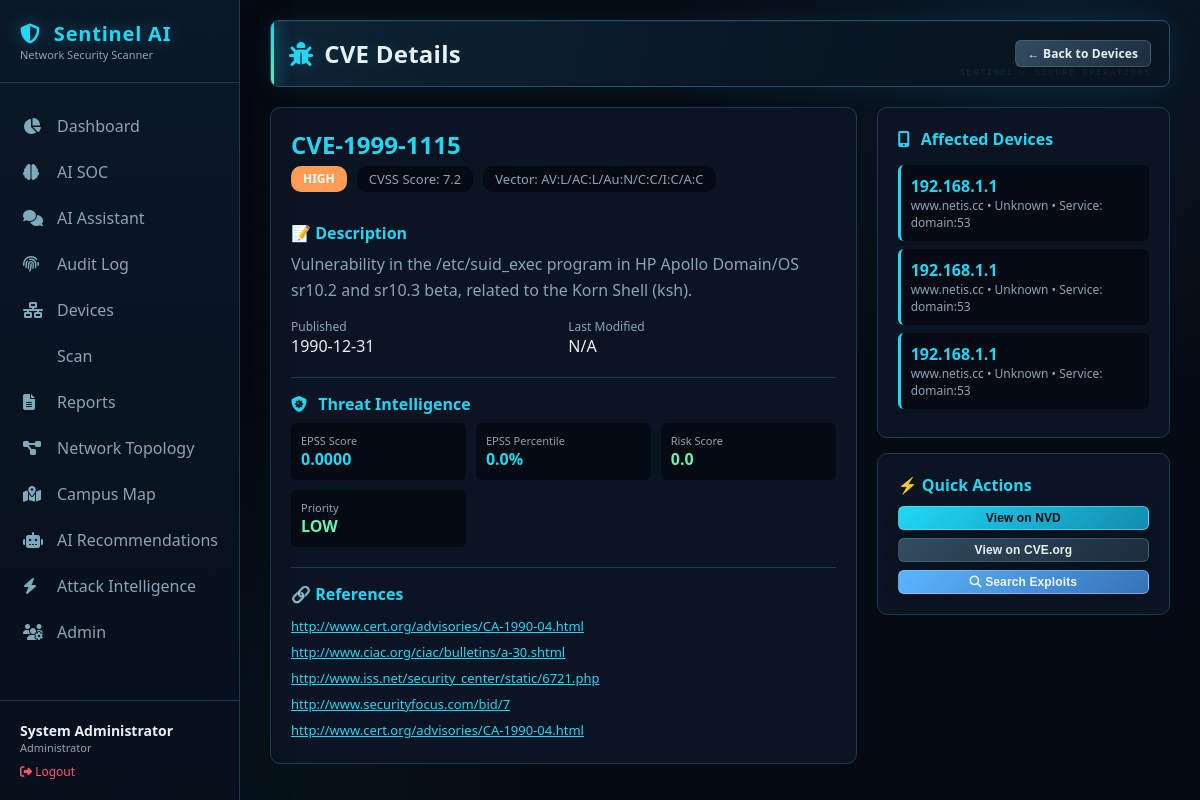
Page /cve/CVE-1999-1115 (signed in) on the earlier database version.
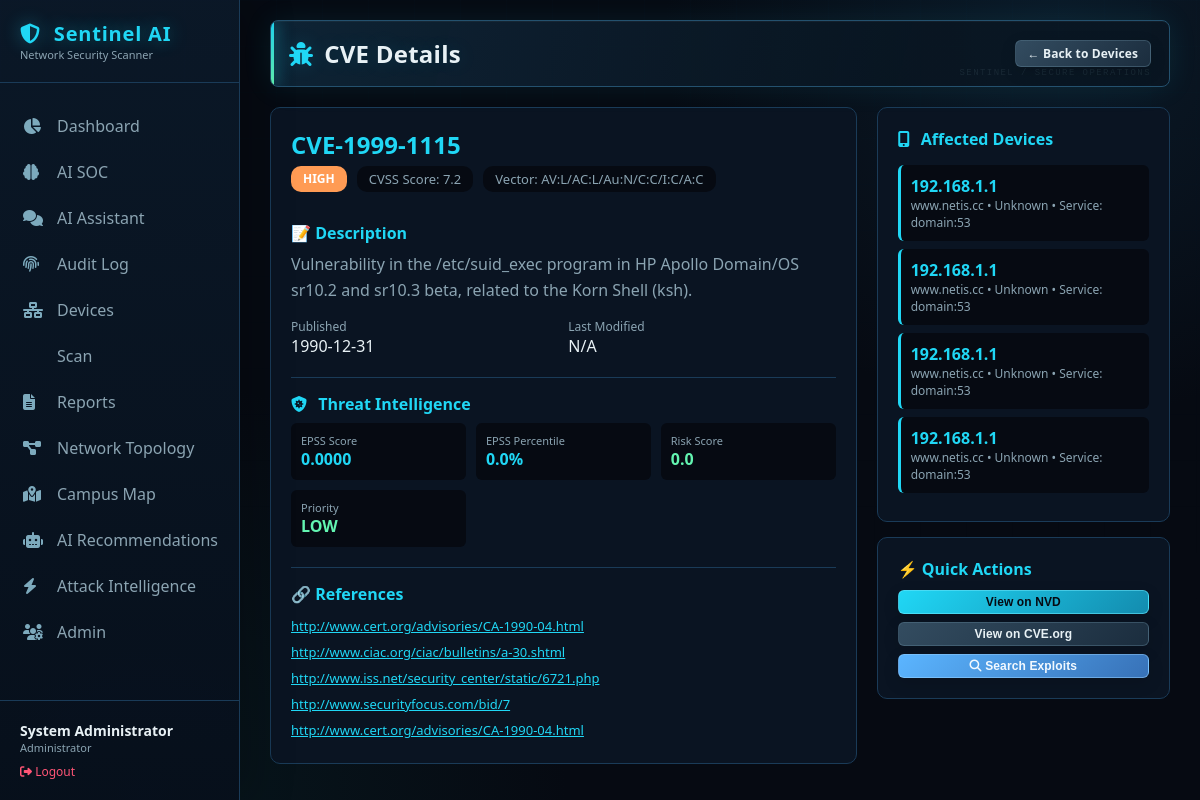
Same page on the later database version.
### tables this page shows
CREATE TABLE cves (
                    cve_id TEXT PRIMARY KEY,
                    description TEXT,
                    cvss_score REAL,
                    severity TEXT,
                    published_date TEXT,
                    last_modified TEXT,
                    references_text TEXT,
                    cvss_vector TEXT
                );

CREATE TABLE threat_intel (
                        cve_id TEXT PRIMARY KEY,
                        kev_status INTEGER DEFAULT 0,
                        exploit_count INTEGER DEFAULT 0,
                        epss_score REAL DEFAULT 0,
                        epss_percentile REAL DEFAULT 0,
                        risk_score REAL DEFAULT 0,
                        risk_level TEXT DEFAULT 'LOW',
                        priority TEXT DEFAULT 'LOW',
                        last_updated TEXT,
                        source TEXT,
                        raw_data TEXT
                    );

CREATE TABLE device_vulnerabilities (
                    id INTEGER PRIMARY KEY AUTOINCREMENT,
                    device_id INTEGER,
                    cve_id TEXT,
                    service TEXT,
                    detected_date TEXT,
                    FOREIGN KEY (device_id) REFERENCES devices (id),
                    FOREIGN KEY (cve_id) REFERENCES cves (cve_id)
                );

CREATE TABLE devices (
                    id INTEGER PRIMARY KEY AUTOINCREMENT,
                    ip_address TEXT UNIQUE,
                    mac_address TEXT,
                    hostname TEXT,
                    device_type TEXT,
                    brand TEXT,
                    os TEXT,
                    os_family TEXT,
                    os_confidence REAL,
                    open_ports TEXT,
                    services TEXT,
                    discovery_source TEXT,
                    confidence REAL,
                    confidence_level TEXT,
                    ttl INTEGER,
                    first_seen TEXT,
                    last_seen TEXT,
                    scan_count INTEGER DEFAULT 1,
                    upnp_model_name TEXT,
                    upnp_model_number TEXT,
                    upnp_manufacturer TEXT,
                    mac_randomized INTEGER DEFAULT 0,
                    mac_is_local INTEGER DEFAULT 0,
                    is_gateway INTEGER DEFAULT 0
                );

### app.py (the view)
@app.route('/cve/<cve_id>')
@login_required
def cve_detail(cve_id):
    try:
        conn = get_db()
        cursor = conn.cursor()
        cursor.execute('''
            SELECT cve_id, description, cvss_score, severity,
                   published_date, last_modified, references_text, cvss_vector
            FROM cves
            WHERE cve_id = ?
        ''', (cve_id,))
        cve = cursor.fetchone()
        if not cve:
            flash('CVE not found', 'danger')
            return redirect(url_for('devices'))
        cve_dict = dict(cve)
        if cve_dict.get('references_text'):
            try:
                cve_dict['references'] = json.loads(cve_dict['references_text'])
            except:
                cve_dict['references'] = []
        else:
            cve_dict['references'] = []
        cursor.execute('''
            SELECT d.id, d.ip_address, d.hostname, d.device_type, dv.service
            FROM device_vulnerabilities dv
            JOIN devices d ON dv.device_id = d.id
            WHERE dv.cve_id = ?
        ''', (cve_id,))
        affected_devices = [dict(row) for row in cursor.fetchall()]
        cursor.execute('''
            SELECT kev_status, exploit_count, epss_score, epss_percentile,
                   risk_score, risk_level, priority
            FROM threat_intel
            WHERE cve_id = ?
        ''', (cve_id,))
        threat_intel = cursor.fetchone()
        threat_dict = dict(threat_intel) if threat_intel else {}
        conn.close()
        return render_template('cve_detail.html',
                             cve=cve_dict,
                             affected_devices=affected_devices,
                             threat_intel=threat_dict,
                             user_role=session.get('user_role'),
                             username=session.get('username'))
    except Exception as e:
        logger.error(f"Error loading CVE details: {e}")
        flash('Error loading CVE details', 'danger')
        return redirect(url_for('devices'))

### templates/cve_detail.html (shortened to what this page needs)
{% extends "base.html" %} {% block content %}
<div class="page-header">
  <h1><i class="fas fa-bug"></i> CVE Details</h1>
  <div class="header-actions">
    <a href="{{ url_for('devices') }}" class="btn btn-secondary btn-sm">
      ← Back to Devices
    </a>
  </div>
</div>
<div style="display: grid; grid-template-columns: 2fr 1fr; gap: 20px">
  <div
    style="
      background: var(--bg-secondary);
      border: 1px solid var(--border-color);
      border-radius: 10px;
      padding: 20px;
    "
  >
    <div
      style="
        display: flex;
        justify-content: space-between;
        align-items: start;
        flex-wrap: wrap;
      "
    >
      <div>
        <h2 style="color: var(--accent); margin-bottom: 5px">
          {{ cve.cve_id }}
        </h2>
        <div
          style="display: flex; gap: 10px; flex-wrap: wrap; margin-bottom: 15px"
        >
          <span class="risk-badge risk-{{ cve.severity }}"
            >{{ cve.severity }}</span
          >
          <span
            style="
              background: var(--bg-primary);
              padding: 4px 12px;
              border-radius: 10px;
              color: var(--text-secondary);
              font-size: 13px;
            "
          >
            CVSS Score: {{ cve.cvss_score }}
          </span>
          <span
            style="
              background: var(--bg-primary);
              padding: 4px 12px;
              border-radius: 10px;
              color: var(--text-secondary);
              font-size: 13px;
            "
          >
            Vector: {{ cve.cvss_vector or 'N/A' }}
          </span>
        </div>
      </div>
    </div>
    <div style="margin-top: 15px">
      <h4 style="color: var(--accent); margin-bottom: 8px">📝 Description</h4>
      <p style="color: var(--text-secondary); line-height: 1.6">
        {{ cve.description }}
      </p>
    </div>
    <div
      style="
        margin-top: 15px;
        display: grid;
        grid-template-columns: 1fr 1fr;
        gap: 10px;
      "
    >
      <div>
        <div style="font-size: 12px; color: var(--text-secondary)">
          Published
        </div>
        <div style="color: var(--text-primary)">
          {{ cve.published_date[:10] if cve.published_date else 'N/A' }}
        </div>
      </div>
      <div>
        <div style="font-size: 12px; color: var(--text-secondary)">
          Last Modified
        </div>
        <div style="color: var(--text-primary)">
          {{ cve.last_modified[:10] if cve.last_modified else 'N/A' }}
        </div>
      </div>
    </div>
    {% if threat_intel %}
    <div
      style="
        margin-top: 20px;
        border-top: 1px solid var(--border-color);
        padding-top: 15px;
      "
    >
      <h4 style="color: var(--accent); margin-bottom: 8px">
        <i class="fas fa-shield-virus"></i> Threat Intelligence
      </h4>
      <div
        style="
          display: grid;
          grid-template-columns: repeat(auto-fit, minmax(150px, 1fr));
          gap: 10px;
        "
      >
        <div
          style="
            background: var(--bg-primary);
            padding: 10px;
            border-radius: 6px;
          "
        >
          <div style="font-size: 11px; color: var(--text-secondary)">
            EPSS Score
          </div>
          <div style="font-weight: bold; color: var(--accent)">
            {{ "%.4f"|format(threat_intel.epss_score) }}
          </div>
        </div>
        <div
          style="
            background: var(--bg-primary);
            padding: 10px;
            border-radius: 6px;
          "
        >
          <div style="font-size: 11px; color: var(--text-secondary)">
            EPSS Percentile
          </div>
          <div style="font-weight: bold; color: var(--accent)">
            {{ "%.1f"|format(threat_intel.epss_percentile) }}%
          </div>
        </div>
        <div
          style="
            background: var(--bg-primary);
            padding: 10px;
            border-radius: 6px;
          "
        >
          <div style="font-size: 11px; color: var(--text-secondary)">
            Risk Score
          </div>
          <div
            style="font-weight: bold; color: {{ 'var(--critical)' if threat_intel.risk_score >= 70 else 'var(--high)' if threat_intel.risk_score >= 40 else 'var(--accent2)' }};"
          >
            {{ threat_intel.risk_score }}
          </div>
        </div>
        <div
          style="
            background: var(--bg-primary);
            padding: 10px;
            border-radius: 6px;
          "
        >
          <div style="font-size: 11px; color: var(--text-secondary)">
            Priority
          </div>
          <div
            style="font-weight: bold; color: {{ 'var(--critical)' if threat_intel.priority == 'IMMEDIATE' else 'var(--high)' if threat_intel.priority == 'HIGH' else 'var(--accent2)' }};"
          >
            {{ threat_intel.priority }}
          </div>
        </div>
      </div>
    </div>
    {% endif %}
    {% if cve.references %}
    <div
      style="
        margin-top: 20px;
        border-top: 1px solid var(--border-color);
        padding-top: 15px;
      "
    >
      <h4 style="color: var(--accent); margin-bottom: 8px">🔗 References</h4>
      <div style="font-size: 13px">
        {% for ref in cve.references %}
        <div style="padding: 4px 0">
          <a
            href="{{ ref }}"
            target="_blank"
            style="color: var(--accent); word-break: break-all"
            >{{ ref }}</a
          >
        </div>
        {% endfor %}
      </div>
    </div>
    {% endif %}
  </div>
  <div>
    <div
      style="
        background: var(--bg-secondary);
        border: 1px solid var(--border-color);
        border-radius: 10px;
        padding: 20px;
      "
    >
      <h4 style="color: var(--accent); margin-bottom: 15px">
        <i class="fas fa-mobile-screen-button"></i> Affected Devices
      </h4>
      {% if affected_devices %}
      <div style="max-height: 400px; overflow-y: auto">
        {% for device in affected_devices %}
        <div
          style="
            padding: 10px;
            background: var(--bg-primary);
            border-radius: 6px;
            margin-bottom: 8px;
            border-left: 3px solid var(--accent);
          "
        >
          <div style="font-weight: bold; color: var(--text-primary)">
            <a
              href="{{ url_for('devices') }}?filter={{ device.ip_address }}"
              style="color: var(--accent); text-decoration: none"
            >
              {{ device.ip_address }}
            </a>
          </div>
          <div style="font-size: 12px; color: var(--text-secondary)">
            {{ device.hostname or 'No hostname' }} • {{ device.device_type or
            'Unknown' }} {% if device.service %} • Service: {{ device.service
            }}{% endif %}
          </div>
        </div>
        {% endfor %}
      </div>
      {% else %}
      <p style="color: var(--text-secondary)">
        No devices affected by this CVE.
      </p>
      {% endif %}
    </div>
    <div
      style="
        background: var(--bg-secondary);
        border: 1px solid var(--border-color);
        border-radius: 10px;
        padding: 20px;
        margin-top: 15px;
      "
    >
      <h4 style="color: var(--accent); margin-bottom: 10px">
        ⚡ Quick Actions
      </h4>
      <div style="display: flex; flex-direction: column; gap: 8px">
        <button
          onclick="window.location.href='https://nvd.nist.gov/vuln/detail/{{ cve.cve_id }}'"
          class="btn btn-primary btn-sm"
          style="width: 100%"
        >
          View on NVD
        </button>
        <button
          onclick="window.location.href='https://www.cve.org/CVERecord?id={{ cve.cve_id }}'"
          class="btn btn-secondary btn-sm"
          style="width: 100%"
        >
          View on CVE.org
        </button>
        <button
          onclick="window.location.href='{{ url_for('search_exploits', cve_id=cve.cve_id) }}'"
          class="btn btn-info btn-sm"
          style="width: 100%"
        >
          <i class="fas fa-magnifying-glass"></i> Search Exploits
        </button>
      </div>
    </div>
  </div>
</div>
{% endblock %}

### templates/base.html (shortened to what this page needs)
<!doctype html>
<html lang="en">
  <head>
    <link
      rel="stylesheet"
      href="https://cdnjs.cloudflare.com/ajax/libs/font-awesome/6.4.0/css/all.min.css"
    />
  </head>
  <body class="{% if not session.get('user_id') %}no-sidebar{% endif %}">
    {% if session.get('user_id') %}
    <div class="sidebar" id="sidebar">
      <div class="logo">
        <h2><i class="fas fa-shield-halved"></i> Sentinel AI</h2>
        <small>Network Security Scanner</small>
      </div>
      <a
        href="{{ url_for('dashboard') }}"
        class="nav-item {% if request.endpoint == 'dashboard' %}active{% endif %}"
      >
        <i class="fas fa-chart-pie"></i> Dashboard
      </a>
      <a
        href="{{ url_for('ai_soc') }}"
        class="nav-item {% if request.endpoint == 'ai_soc' %}active{% endif %}"
      >
        <i class="fas fa-brain"></i> AI SOC
      </a>
      <a
        href="{{ url_for('ai_assistant') }}"
        class="nav-item {% if request.endpoint == 'ai_assistant' %}active{% endif %}"
      >
        <i class="fas fa-comments"></i> AI Assistant
      </a>
      {% if user_role in ['administrator', 'manager'] %}
      <a
        href="{{ url_for('audit_log_page') }}"
        class="nav-item {% if request.endpoint == 'audit_log_page' %}active{% endif %}"
      >
        <i class="fas fa-fingerprint"></i> Audit Log
      </a>
      {% endif %}
      <a
        href="{{ url_for('devices') }}"
        class="nav-item {% if request.endpoint == 'devices' %}active{% endif %}"
      >
        <i class="fas fa-network-wired"></i> Devices
      </a>
      {% if user_role in ['administrator', 'manager'] %}
      <a
        href="{{ url_for('scan_page') }}"
        class="nav-item {% if request.endpoint == 'scan_page' %}active{% endif %}"
      >
         Scan
      </a>
      {% endif %}
      <a
        href="{{ url_for('reports') }}"
        class="nav-item {% if request.endpoint == 'reports' %}active{% endif %}"
      >
        <i class="fas fa-file-alt"></i> Reports
      </a>
      <a
        href="{{ url_for('network') }}"
        class="nav-item {% if request.endpoint == 'network' %}active{% endif %}"
      >
        <i class="fas fa-project-diagram"></i> Network Topology
      </a>
      <a
        href="{{ url_for('device_map') }}"
        class="nav-item {% if request.endpoint == 'device_map' %}active{% endif %}"
      >
        <i class="fas fa-map-marked-alt"></i> Campus Map
      </a>
      <a
        href="{{ url_for('recommendations') }}"
        class="nav-item {% if request.endpoint == 'recommendations' %}active{% endif %}"
      >
        <i class="fas fa-robot"></i> AI Recommendations
      </a>
      <a
        href="{{ url_for('attack_intelligence') }}"
        class="nav-item {% if request.endpoint == 'attack_intelligence' %}active{% endif %}"
      >
        <i class="fas fa-bolt"></i> Attack Intelligence
      </a>
      {% if user_role == 'administrator' %}
      <a
        href="{{ url_for('admin_users') }}"
        class="nav-item {% if request.endpoint == 'admin_users' %}active{% endif %}"
      >
        <i class="fas fa-users-cog"></i> Admin
      </a>
      {% endif %}
      <div class="user-info">
        <div class="name">{{ full_name or username }}</div>
        <div class="role">{{ user_role|title }}</div>
        <a href="{{ url_for('logout') }}" class="logout">
          <i class="fas fa-sign-out-alt"></i> Logout
        </a>
      </div>
    </div>
    {% endif %}
    <div class="main-content">
      {% block content %}{% endblock %}
    </div>
  </body>
</html>

Differences in the rows shown:
added device_vulnerabilities: ip_address "192.168.1.1", hostname "www.netis.cc", device_type "Unknown", service "domain:53"
